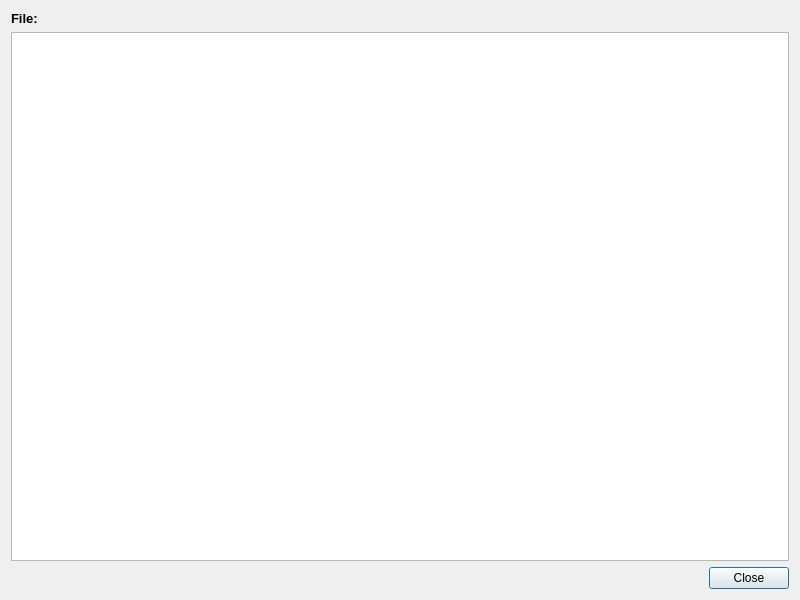
<?xml version="1.0" encoding="UTF-8"?>
<ui version="4.0">
 <class>TextViewerDialog</class>
 <widget class="QDialog" name="TextViewerDialog">
  <property name="geometry">
   <rect>
    <x>0</x>
    <y>0</y>
    <width>800</width>
    <height>600</height>
   </rect>
  </property>
  <property name="windowTitle">
   <string>Text Viewer</string>
  </property>
  <layout class="QVBoxLayout" name="verticalLayout">
   <item>
    <widget class="QLabel" name="fileNameLabel">
     <property name="text">
      <string>File: </string>
     </property>
     <property name="font">
      <font>
       <pointsize>10</pointsize>
       <bold>true</bold>
      </font>
     </property>
    </widget>
   </item>
   <item>
    <widget class="QTextBrowser" name="textBrowser">
     <property name="openExternalLinks">
      <bool>true</bool>
     </property>
    </widget>
   </item>
   <item>
    <widget class="QDialogButtonBox" name="buttonBox">
     <property name="orientation">
      <enum>Qt::Horizontal</enum>
     </property>
     <property name="standardButtons">
      <set>QDialogButtonBox::Close</set>
     </property>
    </widget>
   </item>
  </layout>
 </widget>
 <resources/>
 <connections>
  <connection>
   <sender>buttonBox</sender>
   <signal>accepted()</signal>
   <receiver>TextViewerDialog</receiver>
   <slot>accept()</slot>
   <hints>
    <hint type="sourcelabel">
     <x>399</x>
     <y>569</y>
    </hint>
    <hint type="destinationlabel">
     <x>399</x>
     <y>299</y>
    </hint>
   </hints>
  </connection>
  <connection>
   <sender>buttonBox</sender>
   <signal>rejected()</signal>
   <receiver>TextViewerDialog</receiver>
   <slot>reject()</slot>
   <hints>
    <hint type="sourcelabel">
     <x>399</x>
     <y>569</y>
    </hint>
    <hint type="destinationlabel">
     <x>399</x>
     <y>299</y>
    </hint>
   </hints>
  </connection>
 </connections>
</ui>
